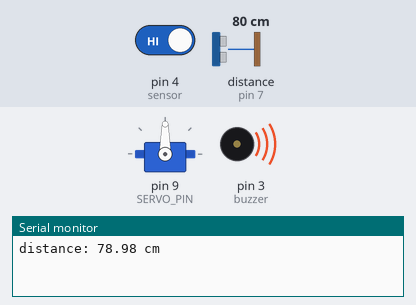
Recording of a sketch running on a simulated Arduino Uno, built with avr-gcc and run on an emulated ATmega328P. On the bench: servo, buzzer (waves = sounding), the last lines printed to the serial monitor. Wiring (inferred from the names in the program): ultrasonic range finder: trigger pin 6; echo pin 7. Inputs (shaded band) come from the test bench; at power-on: distance to the obstacle (sensor on pin 7) 80 cm, pin 4 (sensor) HIGH. The echo pulse lasts 58.3 µs per cm.

Above: at 4.0 s.
4.1 s: distance to the obstacle (sensor on pin 7) set to 53 cm
8.2 s: distance to the obstacle (sensor on pin 7) set to 46 cm
At 10.7 s:
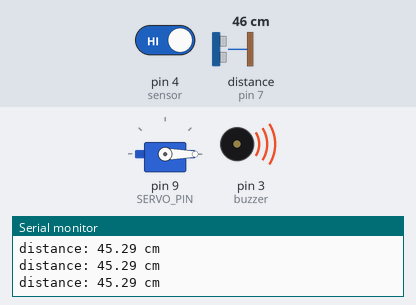
12.3 s: pin 4 (sensor) driven LOW
At 13.6 s:
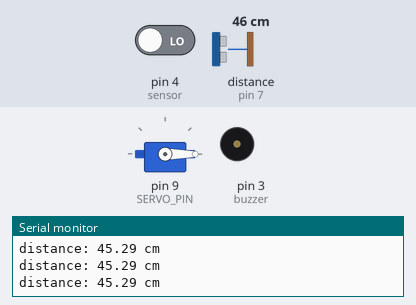
16.4 s: distance to the obstacle (sensor on pin 7) set to 60 cm
At 20.5 s:
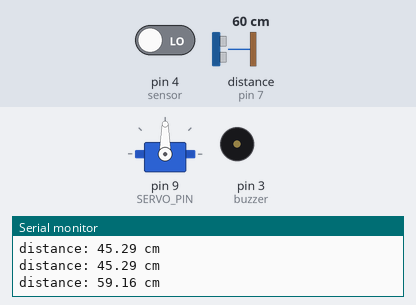
21.0 s: distance to the obstacle (sensor on pin 7) set to 2 cm
At 23.3 s:
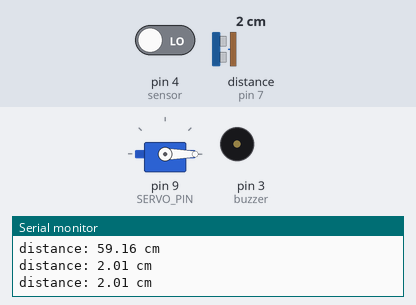
25.1 s: distance to the obstacle (sensor on pin 7) set to 120 cm
At 29.1 s:
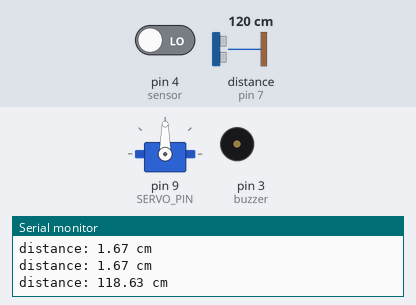
Timing chart, 0 to 30.6 s (numbered marks = the images above; inputs shaded):
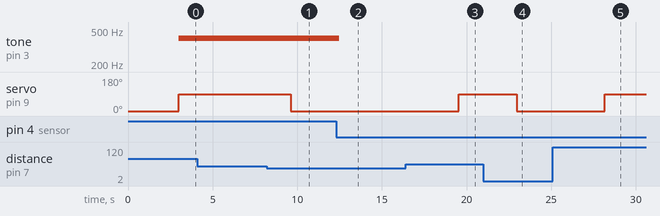

Measured:
- the behaviour switches between 51 and 50 cm on distance to the obstacle (sensor on pin 7) (found by bisection; images 0 and 1)
- after the input at 8.2 s, servo on pin 9 (SERVO_PIN): 90° → 0° after 1.4 s
- after the input at 12.3 s, tone on pin 3 (buzzer): 400 Hz → silent after 0.17 s
- after the input at 16.4 s, servo on pin 9 (SERVO_PIN): 0° → 90° after 3.1 s
- after the input at 21.0 s, servo on pin 9 (SERVO_PIN): 90° → 0° after 2.0 s
- after the input at 25.1 s, servo on pin 9 (SERVO_PIN): 0° → 90° after 3.1 s

The sketch:

sketch_aug17a.ino
```cpp
#include <Servo.h>

// constants won't change
const int TRIG_PIN  = 6;  // Arduino pin connected to Ultrasonic Sensor's TRIG pin
const int ECHO_PIN  = 7;  // Arduino pin connected to Ultrasonic Sensor's ECHO pin
const int SERVO_PIN = 9; // Arduino pin connected to Servo Motor's pin
const int DISTANCE_THRESHOLD = 50; // centimeters

Servo servo; // create servo object to control a servo

// variables will change:
float duration_us, distance_cm;


//dora kaduwoth alerm ekak wadinawa
const int buzzer = 3;
const int sensor = 4;

int state; // 0 close - 1 open switch

void setup() {
  Serial.begin (9600);       // initialize serial port
  pinMode(TRIG_PIN, OUTPUT); // set arduino pin to output mode
  pinMode(ECHO_PIN, INPUT);  // set arduino pin to input mode
  servo.attach(SERVO_PIN);   // attaches the servo on pin 9 to the servo object
  servo.write(0);


  pinMode(sensor, INPUT_PULLUP);
}

void loop() {
  // generate 10-microsecond pulse to TRIG pin
  digitalWrite(TRIG_PIN, HIGH);
  delayMicroseconds(10);
  digitalWrite(TRIG_PIN, LOW);

  // measure duration of pulse from ECHO pin
  duration_us = pulseIn(ECHO_PIN, HIGH);
  // calculate the distance
  distance_cm = 0.017 * duration_us;

  if(distance_cm < DISTANCE_THRESHOLD){
    servo.write(0);  // rotate servo motor to 0 degree
  }
  else{
    delay(3000);
    servo.write(90); // rotate servo motor to 90 degree

  }
  // print the value to Serial Monitor
  Serial.print("distance: ");
  Serial.print(distance_cm);
  Serial.println(" cm");


  state = digitalRead(sensor);

  if (state == HIGH){
    tone(buzzer, 400);
  }
  else{
    noTone(buzzer);
  }
  delay(200);
}
```
